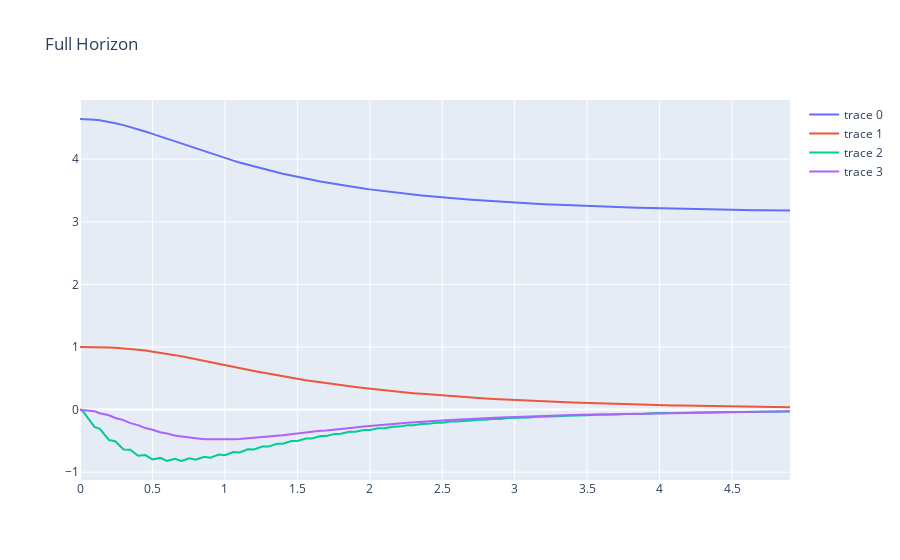

The notebook cell this image was saved under:
### Code cell
# x_nom = torch.tensor([np.pi, 0., 0., 0.], dtype=vf.dtype)
# u_nom = torch.zeros(vf.u_dim[0], dtype=vf.dtype)
# Q = torch.diag(torch.tensor([.1, .1, .1, .1]))
# R = torch.diag(torch.tensor([.001, .001]))
# ctrl, S = controllers.get_lqr_controller(sys.dx, x_nom, u_nom, Q, R, vf.u_lo[0], vf.u_up[0])

ctrl = controllers.get_limited_lookahead_controller(get_value_function(offline_horizon)[0])

x0 = torch.tensor([np.pi+1.5, 1., 0., 0.], dtype=vf.dtype)
x_traj_sim, t_traj_sim = controllers.sim_ctrl(x0, vf.u_dim[0], sys.dx, ctrl, .1, 50)
controllers.plot_sim(t_traj_sim, x_traj_sim, "Full Horizon").show()
